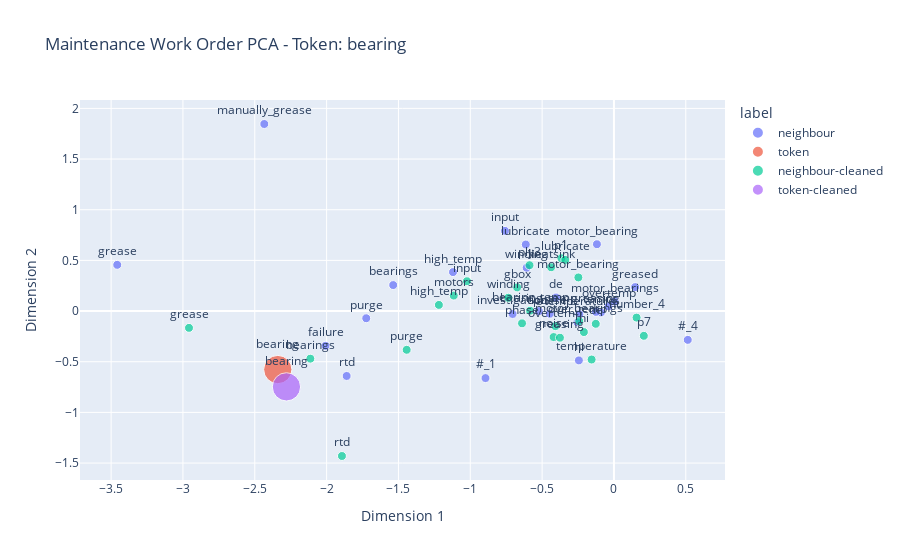

The cell this chart's notebook holds for it:
### Code cell
# Lets look at the representations learnt for individual words from our MWO corpus
comparison_token_to_show = "bearing"

df_embed_comparison = embedding_comparison(
    model_a=w2v_model,
    model_b=cleaned_w2v_model,
    X_pca_a=X_pca,
    X_pca_b=X_pca_cleaned,
    token_to_show=comparison_token_to_show,
    topn=25,
)

fig = px.scatter(
    df_embed_comparison,
    x="x",
    y="y",
    text="word",
    title=f"Maintenance Work Order PCA - Token: {comparison_token_to_show}",
    color="label",
    size="size",
)
fig.update_traces(textposition="top center")
fig.update_layout(xaxis_title="Dimension 1", yaxis_title="Dimension 2")
fig.show()

### Figure 1 — Plotly figure (JSON) as saved in the notebook; plotly's stock layout.template omitted (floating-point values rounded to 4 significant figures)
{"data": [{"hovertemplate": "label=neighbour<br>x=%{x}<br>y=%{y}<br>size=%{marker.size}<br>word=%{text}<extra></extra>", "legendgroup": "neighbour", "marker": {"color": "#636efa", "size": [1, 1, 1, 1, 1, 1, 1, 1, 1, 1, 1, 1, 1, 1, 1, 1, 1, 1, 1, 1, 1, 1, 1, 1, 1], "sizemode": "area", "sizeref": 0.025, "symbol": "circle"}, "mode": "markers+text", "name": "neighbour", "orientation": "v", "showlegend": true, "text": ["grease", "manually_grease", "bearings", "failure", "rtd", "high_temp", "purge", "input", "over_temp", "#_1", "investigation", "de", "overtemp", "motor_bearings", "bearing_temp", "hi", "phase", "temps", "motor_bearing", "temperature", "greasing", "lubricate", "winding", "#_4", "greased"], "textposition": "top center", "type": "scatter", "x": [-3.457, -2.434, -1.536, -2.008, -1.861, -1.12, -1.724, -0.7583, -0.2545, -0.8941, -0.7054, -0.4031, -0.03779, 0.005248, -0.523, -0.2441, -0.4467, -0.09052, -0.1185, -0.2407, -0.1257, -0.6136, -0.6076, 0.5137, 0.1478], "xaxis": "x", "y": [0.4562, 1.846, 0.2565, -0.3434, -0.6407, 0.3844, -0.07109, 0.7917, -0.111, -0.6616, -0.02882, 0.1339, 0.04696, 0.09431, -0.0005201, -0.487, -0.02635, -0.0137, 0.6595, -0.03163, -0.008292, 0.6568, 0.4274, -0.2842, 0.2364], "yaxis": "y"}, {"hovertemplate": "label=token<br>x=%{x}<br>y=%{y}<br>size=%{marker.size}<br>word=%{text}<extra></extra>", "legendgroup": "token", "marker": {"color": "#EF553B", "size": [10], "sizemode": "area", "sizeref": 0.025, "symbol": "circle"}, "mode": "markers+text", "name": "token", "orientation": "v", "showlegend": true, "text": ["bearing"], "textposition": "top center", "type": "scatter", "x": [-2.34], "xaxis": "x", "y": [-0.5773], "yaxis": "y"}, {"hovertemplate": "label=neighbour-cleaned<br>x=%{x}<br>y=%{y}<br>size=%{marker.size}<br>word=%{text}<extra></extra>", "legendgroup": "neighbour-cleaned", "marker": {"color": "#00cc96", "size": [1, 1, 1, 1, 1, 1, 1, 1, 1, 1, 1, 1, 1, 1, 1, 1, 1, 1, 1, 1, 1, 1, 1, 1, 1], "sizemode": "area", "sizeref": 0.025, "symbol": "circle"}, "mode": "markers+text", "name": "neighbour-cleaned", "orientation": "v", "showlegend": true, "text": ["grease", "bearings", "rtd", "high_temp", "purge", "input", "gbox", "p1", "de", "overtemp", "motors", "phase", "motor_bearings", "bearing_temp", "hi", "motor_bearing", "temperature", "noise", "winding", "ply3", "greasing", "lubricate", "heatsink", "number_4", "p7"], "textposition": "top center", "type": "scatter", "x": [-2.958, -2.113, -1.893, -1.219, -1.443, -1.023, -0.6739, -0.3657, -0.1266, -0.4073, -1.115, -0.6398, -0.2416, -0.5837, -0.2093, -0.2476, -0.1554, -0.4202, -0.7352, -0.5877, -0.3759, -0.3387, -0.4375, 0.1575, 0.2079], "xaxis": "x", "y": [-0.1658, -0.4699, -1.43, 0.06067, -0.3824, 0.2942, 0.2331, 0.5208, -0.1258, -0.1487, 0.1528, -0.1212, -0.09948, 0.003713, -0.2074, 0.3318, -0.4784, -0.2565, 0.1316, 0.4525, -0.2628, 0.5048, 0.4319, -0.06464, -0.2443], "yaxis": "y"}, {"hovertemplate": "label=token-cleaned<br>x=%{x}<br>y=%{y}<br>size=%{marker.size}<br>word=%{text}<extra></extra>", "legendgroup": "token-cleaned", "marker": {"color": "#ab63fa", "size": [10], "sizemode": "area", "sizeref": 0.025, "symbol": "circle"}, "mode": "markers+text", "name": "token-cleaned", "orientation": "v", "showlegend": true, "text": ["bearing"], "textposition": "top center", "type": "scatter", "x": [-2.28], "xaxis": "x", "y": [-0.7481], "yaxis": "y"}], "layout": {"legend": {"itemsizing": "constant", "title": {"text": "label"}, "tracegroupgap": 0}, "title": {"text": "Maintenance Work Order PCA - Token: bearing"}, "xaxis": {"anchor": "y", "domain": [0, 1], "title": {"text": "Dimension 1"}}, "yaxis": {"anchor": "x", "domain": [0, 1], "title": {"text": "Dimension 2"}}}}
